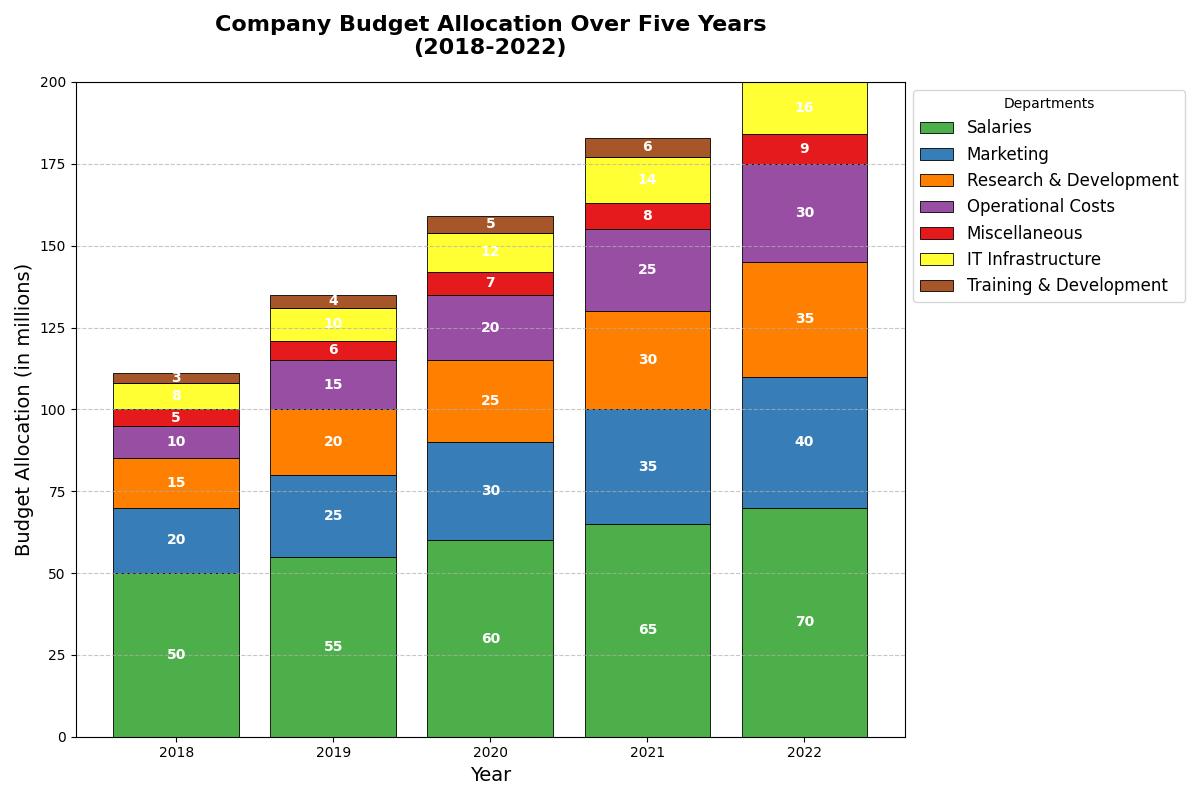

Source code (Python):
import matplotlib.pyplot as plt
import numpy as np

# Define years and categories
years = np.array([2018, 2019, 2020, 2021, 2022])
categories = [
    'Salaries', 
    'Marketing', 
    'Research & Development', 
    'Operational Costs', 
    'Miscellaneous',
    'IT Infrastructure',
    'Training & Development'
]

# Define the budget allocation data for each department (in millions)
salaries = np.array([50, 55, 60, 65, 70])
marketing = np.array([20, 25, 30, 35, 40])
research = np.array([15, 20, 25, 30, 35])
operational = np.array([10, 15, 20, 25, 30])
miscellaneous = np.array([5, 6, 7, 8, 9])
it_infrastructure = np.array([8, 10, 12, 14, 16])  # New data for IT Infrastructure
training = np.array([3, 4, 5, 6, 7])  # New data for Training & Development

# Stack the data
data = np.vstack([
    salaries, marketing, research, operational, miscellaneous, 
    it_infrastructure, training
])

# Initialize the figure and axis
fig, ax = plt.subplots(figsize=(12, 8))

# Define bottom array for stacking
bottom = np.zeros(len(years))

# Define color palette with additional colors
colors = [
    '#4daf4a', '#377eb8', '#ff7f00', '#984ea3', '#e41a1c', 
    '#ffff33', '#a65628'
]

# Plot each category's data on top of the previous stack
for i, (datum, color) in enumerate(zip(data, colors)):
    ax.bar(years, datum, bottom=bottom, label=categories[i], color=color, edgecolor='k', linewidth=0.6)
    bottom += datum

# Set titles and labels
ax.set_title("Company Budget Allocation Over Five Years\n(2018-2022)", fontsize=16, fontweight='bold', pad=20)
ax.set_xlabel("Year", fontsize=14)
ax.set_ylabel("Budget Allocation (in millions)", fontsize=14)

# Add a legend
ax.legend(title="Departments", loc='upper left', bbox_to_anchor=(1, 1), fontsize=12)

# Add grid for better readability
ax.grid(axis='y', linestyle='--', alpha=0.7)

# Customize y-axis limits
ax.set_ylim(0, 200)

# Display values on the bars
for year_index, year in enumerate(years):
    y_offset = 0
    for value_index, category in enumerate(categories):
        val = data[value_index, year_index]
        ax.text(year, y_offset + val / 2, f'{val}', ha='center', va='center', fontsize=10, color='white', fontweight='bold')
        y_offset += val

# Automatically adjust the layout to prevent overlap
plt.tight_layout()

# Display the plot
plt.show()
